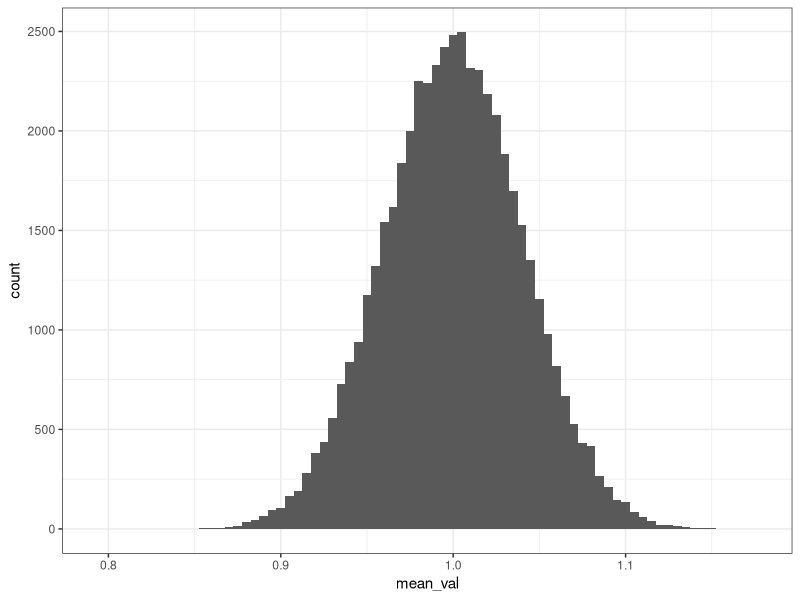
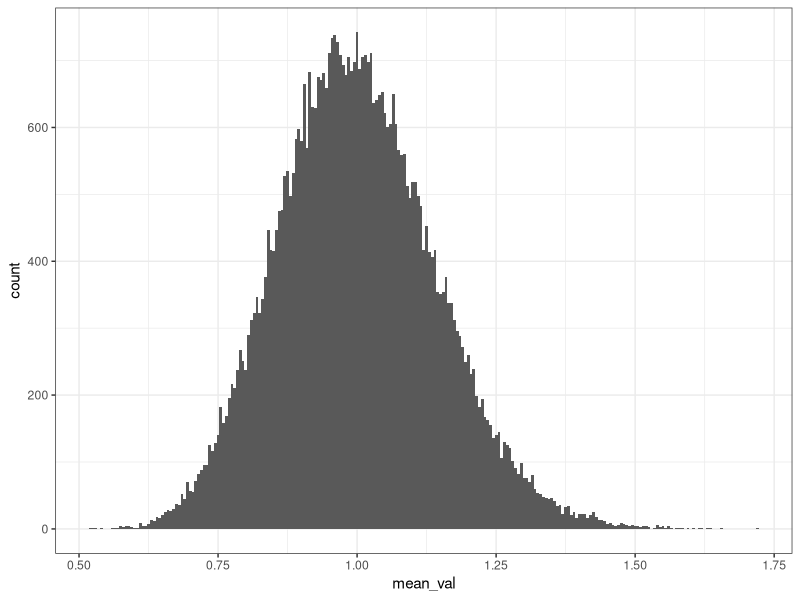

Recreate these plots in R, in order.
## ---- chunk 1
knitr::opts_chunk$set(echo = TRUE)
## ---- chunk 2
library(tidyverse)
## ---- chunk 3
P = 50000
N = 200
df = data.frame(val = runif(n=N*P, min = 0, max = 2), group = 1:P)
df_agg <- df %>% group_by(group) %>% summarise(mean_val = mean(val))
# df_agg$mean_val
# probability of having mean value in the interval
mean(df_agg$mean_val < 1.01 & df_agg$mean_val > 0.99)
## ---- chunk 4
df_agg %>% ggplot() + geom_histogram(aes(x=mean_val), binwidth = 0.005) + theme_bw()# + xlim(0, 2)
## ---- chunk 5
P = 50000
N = 50
df = data.frame(val = rexp(n=N*P, rate=1), group = 1:P)
df_agg <- df %>% group_by(group) %>% summarise(mean_val = mean(val))

df_agg %>% ggplot() + geom_histogram(aes(x=mean_val), binwidth = 0.005) + theme_bw()
